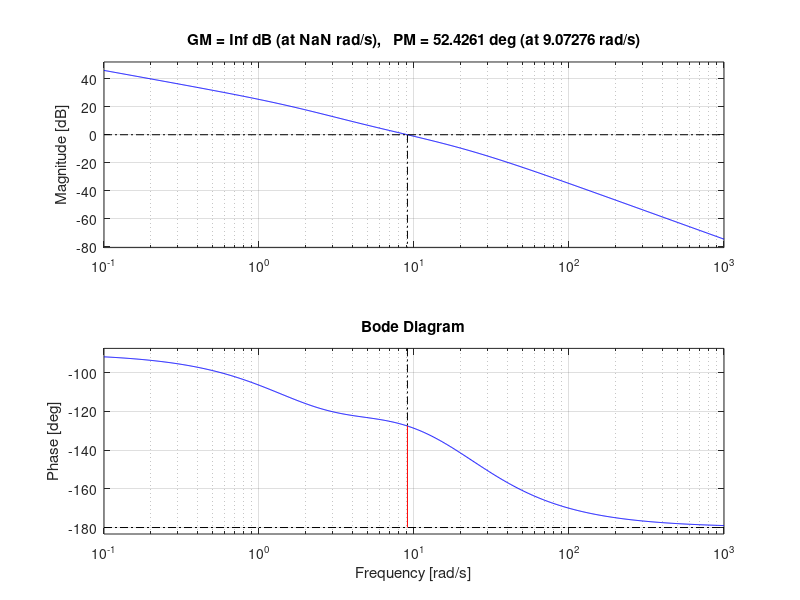
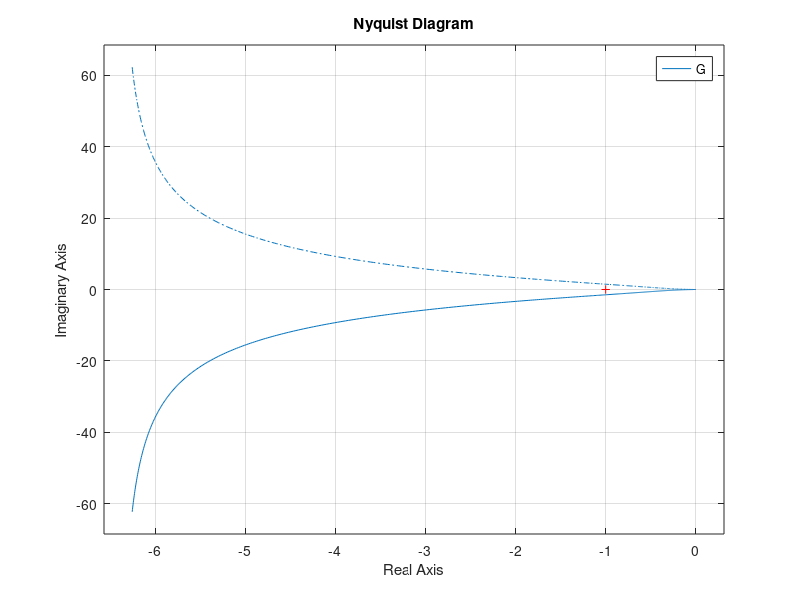

Reproduce these figures in MATLAB, in order.
% 定义 s
s = tf('s');

% ========== 在这里输入你的传递函数 G(s) = ... ==========
% 示例（请删除或注释掉示例，替换为你自己的）：
% G = 20*(0.23*s + 1) / (s * (0.5*s + 1) * (0.05*s + 1));

G = 20*(0.23*s + 1)/(s*(0.5*s + 1)*(0.05*s + 1));  % ←←← 在等号右边填写你的传递函数，例如：20*(0.23*s + 1)/(s*(0.5*s + 1)*(0.05*s + 1))

% ========== 自动计算并输出结果 ==========
[GM, PM, Wcg, Wcp] = margin(G);
GM_dB = 20*log10(GM);

fprintf('相角裕度 PM = %.2f deg\n', PM);
fprintf('幅值裕度 GM = %.4f (%.2f dB)\n', GM, GM_dB);
fprintf('增益穿越频率 wc = %.4f rad/s\n', Wcp);
fprintf('相位穿越频率 wg = %.4f rad/s\n', Wcg);

figure;
margin(G); grid on; % 绘制Bode图
title('Bode Diagram');

figure;
nyquist(G); grid on; % 绘制Nyquist图
title('Nyquist Diagram');
